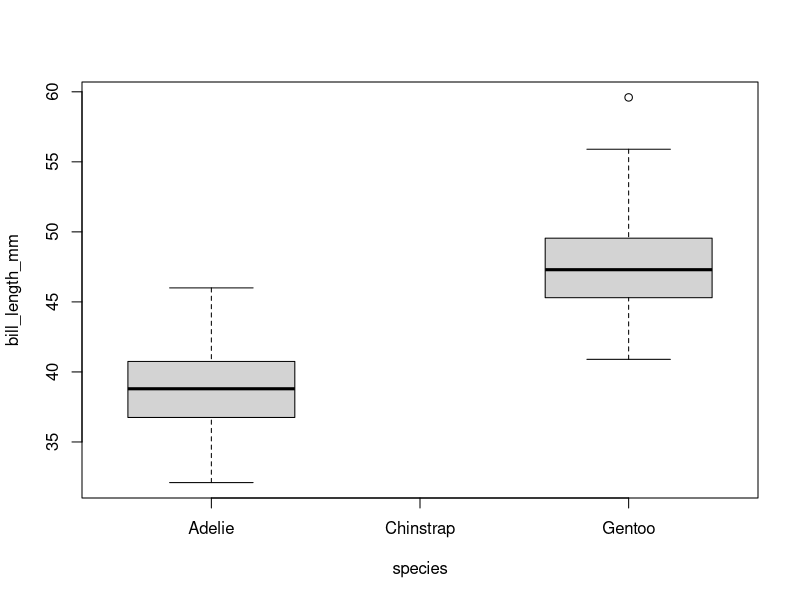
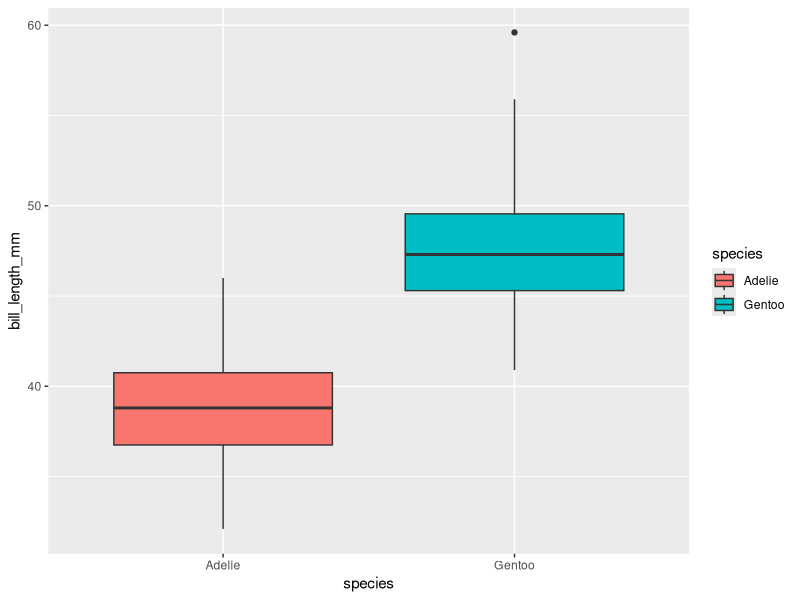
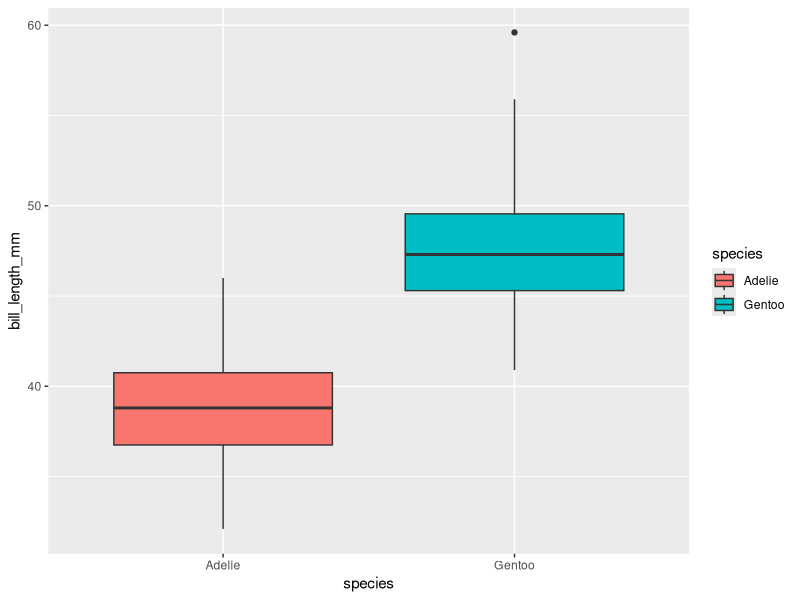

These figures' R source, in order:
## ---- chunk 1
library(tidyverse)
library(palmerpenguins)
## ---- chunk 2
#View(penguins)

dim(penguins)

colnames(penguins)

#OR

#penguins %>% 
#  View()

penguins %>% 
  dim()

penguins %>% 
  colnames()

## ---- chunk 3
class(penguins$species)

class(penguins$bill_length_mm)

#OR 

penguins$species %>% 
  class()

penguins$bill_length_mm %>% 
  class()
## ---- chunk 4
two_species <- filter(penguins, species == "Adelie" | species == "Gentoo")

#OR 

two_species <- penguins %>% 
  filter(species == "Adelie" | species == "Gentoo")
## ---- chunk 5
boxplot(bill_length_mm ~ species, data = two_species) 

ggplot(two_species, 
        aes(x = species, y = bill_length_mm, fill = species)) +
        geom_boxplot()

#OR 

two_species %>% 
  ggplot(
    aes(x = species, y = bill_length_mm, fill = species)) + 
    geom_boxplot()
## ---- chunk 6
t.test(bill_length_mm ~ species, data = two_species)

mod_0 <- lm(bill_length_mm ~ species, data = two_species)

summary(mod_0)
